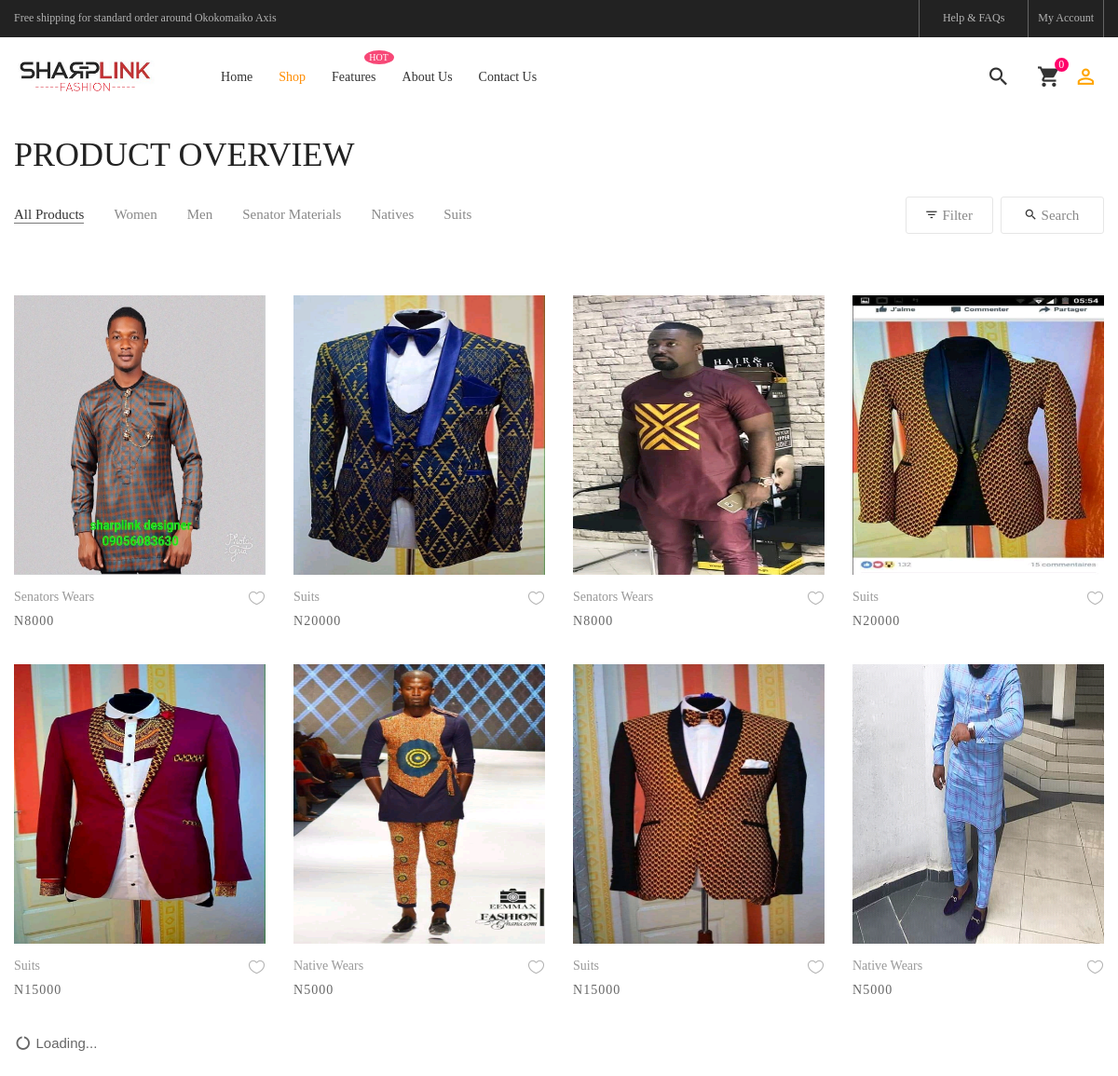
The app's page /product2.php with its own data.
### tables this page shows
CREATE TABLE `products` (
  `pd_id` int(11) NOT NULL,
  `pd_name` varchar(25) NOT NULL,
  `description` varchar(255) NOT NULL,
  `pd_category` varchar(11) NOT NULL,
  `pd_type` varchar(25) NOT NULL,
  `price` int(11) NOT NULL,
  `picture` varchar(255) NOT NULL,
  `picture2` varchar(255) NOT NULL,
  `picture3` varchar(255) NOT NULL,
  `keywords` varchar(255) NOT NULL
);

### product2.php (the view, shortened to what this page needs)
<?php session_start();
include("includes/dbconfig.php");
?>
<!DOCTYPE html>
<html lang="en">
<head>
    <link rel="stylesheet" type="text/css" href="vendor/bootstrap/css/bootstrap.min.css">
    <link rel="stylesheet" type="text/css" href="fonts/font-awesome-4.7.0/css/font-awesome.min.css">
    <link rel="stylesheet" type="text/css" href="fonts/iconic/css/material-design-iconic-font.min.css">
    <link rel="stylesheet" type="text/css" href="fonts/linearicons-v1.0.0/icon-font.min.css">
    <link rel="stylesheet" type="text/css" href="vendor/animate/animate.css">
    <link rel="stylesheet" type="text/css" href="vendor/css-hamburgers/hamburgers.min.css">
    <link rel="stylesheet" type="text/css" href="vendor/animsition/css/animsition.min.css">
    <link rel="stylesheet" type="text/css" href="vendor/select2/select2.min.css">
    <link rel="stylesheet" type="text/css" href="vendor/daterangepicker/daterangepicker.css">
    <link rel="stylesheet" type="text/css" href="vendor/slick/slick.css">
    <link rel="stylesheet" type="text/css" href="vendor/MagnificPopup/magnific-popup.css">
    <link rel="stylesheet" type="text/css" href="vendor/perfect-scrollbar/perfect-scrollbar.css">
    <link rel="stylesheet" type="text/css" href="css/util.css">
    <link rel="stylesheet" type="text/css" href="css/main.css">
</head>
<body class="animsition">
    <header class="header-v4">
        <div class="container-menu-desktop">
            <div class="top-bar">
                <div class="content-topbar flex-sb-m h-full container">
                    <div class="left-top-bar">
                        Free shipping for standard order around Okokomaiko Axis
                    </div>
                    <div class="right-top-bar flex-w h-full">
                        <a href="#" class="flex-c-m trans-04 p-lr-25">
                            Help & FAQs
                        </a>
                        <?php if (isset($_SESSION['username'])) {
                            $customer = $_SESSION['username'];
                            echo "<a href='account.php' class='flex-c-m p-lr-10 trans-04'>
                            $customer
                        </a>";
                        } else {
                            echo "<a href='login.php' class='flex-c-m p-lr-10 trans-04'>
                            My Account
                        </a>";
                        } ?>
                    </div>
                </div>
            </div>
            <div class="wrap-menu-desktop">
                <nav class="limiter-menu-desktop container">
                    <a href="#" class="logo">
                        <img src="images/icons/logo-01.png" alt="IMG-LOGO">
                    </a>
                    <div class="menu-desktop">
                        <ul class="main-menu">
                            <li>
                                <a href="index.php">Home</a>
                            </li>
                            <li class="active-menu">
                                <a href="product.php">Shop</a>
                            </li>
                            <li class="label1" data-label1="hot">
                                <a href="shoping-cart.php">Features</a>
                            </li>
                            <li>
                                <a href="about.php">About Us</a>
                            </li>
                            <li>
                                <a href="contact.php">Contact Us</a>
                            </li </ul> </div>
                            <div class="wrap-icon-header flex-w flex-r-m">
                                <div class="icon-header-item cl2 hov-cl1 trans-04 p-l-22 p-r-11 js-show-modal-search">
                                    <i class="zmdi zmdi-search"></i>
                                </div>
                                <div class="icon-header-item cl2 hov-cl1 trans-04 p-l-22 p-r-11 icon-header-noti js-show-cart" data-notify="<?php
                                                                                                                                            if (isset($_SESSION['cart_item'])) {
                                                                                                                                                echo count($_SESSION['cart_item']);
                                                                                                                                            } else {
                                                                                                                                                echo "0";
                                                                                                                                            } ?>">
                                    <i class="zmdi zmdi-shopping-cart"></i>
                                </div>
                                <ul>
                                    <li>
                                        <?php
                                        if (isset($_SESSION['username'])) {
                                            $id = $_SESSION['cus_id'];
                                        ?>
                                            <div class="dropdown">
                                                <a href="#" class="dis-block icon-header-item cl2 hov-cl1 trans-04 p-r-11 p-l-10" role="button" id="dropdownMenuLink" data-toggle="dropdown" aria-haspopup="true" aria-expanded="false">
                                                    <i class="zmdi zmdi-account-o" style="color: green;"></i>
                                                </a>
                                                <div class="dropdown-menu" aria-labelledby="dropdownMenuLink">
                                                    <a class="dropdown-item" href="account.php">My Account</a>
                                                    <a class="dropdown-item" href="account.php">My Orders</a>
                                                    <a class="dropdown-item" href="change-password.php?id=<?php echo $id; ?>">Change Password</a>
                                                    <a class="dropdown-item" href="logout.php">Log Out</a>
                                                </div>
                                            </div>
                                        <?php
                                        } else {
                                        ?>
                                            <div class="dropdown">
                                                <a href="#" class="dis-block icon-header-item cl2 hov-cl1 trans-04 p-r-11 p-l-10" role="button" id="dropdownMenuLink" data-toggle="dropdown" aria-haspopup="true" aria-expanded="false">
                                                    <i class="zmdi zmdi-account-o" style="color: orange;"></i>
                                                </a>
                                            </div>
                                        <?php
                                        }
                                        ?>
                                    </li>
                                </ul>
                            </div>
                </nav>
            </div>
        </div>
    </header>
    <section class="bg0 p-t-23 p-b-140">
        <div class="container">
            <div class="p-b-10">
                <h3 class="ltext-103 cl5">
                    Product Overview
                </h3>
            </div>
            <div class="flex-w flex-sb-m p-b-52">
                <div class="flex-w flex-l-m filter-tope-group m-tb-10">
                    <button class="stext-106 cl6 hov1 bor3 trans-04 m-r-32 m-tb-5 how-active1" data-filter="*">
                        All Products
                    </button>
                    <button class="stext-106 cl6 hov1 bor3 trans-04 m-r-32 m-tb-5" data-filter=".women">
                        Women
                    </button>
                    <button class="stext-106 cl6 hov1 bor3 trans-04 m-r-32 m-tb-5" data-filter=".men">
                        Men
                    </button>
                    <button class="stext-106 cl6 hov1 bor3 trans-04 m-r-32 m-tb-5" data-filter=".Senator">
                        Senator Materials
                    </button>
                    <button class="stext-106 cl6 hov1 bor3 trans-04 m-r-32 m-tb-5" data-filter=".Native">
                        Natives
                    </button>
                    <button class="stext-106 cl6 hov1 bor3 trans-04 m-r-32 m-tb-5" data-filter=".Suit">
                        Suits
                    </button>
                </div>
                <div class="flex-w flex-c-m m-tb-10">
                    <div class="flex-c-m stext-106 cl6 size-104 bor4 pointer hov-btn3 trans-04 m-r-8 m-tb-4 js-show-filter">
                        <i class="icon-filter cl2 m-r-6 fs-15 trans-04 zmdi zmdi-filter-list"></i>
                        Filter
                    </div>
                    <div class="flex-c-m stext-106 cl6 size-105 bor4 pointer hov-btn3 trans-04 m-tb-4 js-show-search">
                        <i class="icon-search cl2 m-r-6 fs-15 trans-04 zmdi zmdi-search"></i>
                        Search
                    </div>
                </div>
            </div>
            <div id="displaySearchProducts" class="row isotope-grid">
                <?php
                $sql = mysqli_query($conn, "SELECT * FROM products ORDER BY pd_id DESC");
                $totalRecord = mysqli_num_rows($sql);
                $sql = mysqli_query($conn, "SELECT * FROM products ORDER BY pd_id DESC LIMIT 0,8");
                if (mysqli_num_rows($sql) > 0) {
                    while ($row = mysqli_fetch_assoc($sql)) {
                ?>
                        <div class="col-sm-6 col-md-4 col-lg-3 p-b-35 isotope-item <?php echo $row['pd_category'] . ' ' . $row['pd_type']; ?>">
                            <div class="block2">
                                <div class="block2-pic hov-img0">
                                    <img src="images/<?php echo $row['picture']; ?>" alt="IMG-PRODUCT" height="300">
                                </div>
                                <div class="block2-txt flex-w flex-t p-t-14">
                                    <div class="block2-txt-child1 flex-col-l ">
                                        <a href="product-detail.php?pid=<?php echo $row['pd_id']; ?>" class="stext-104 cl4 hov-cl1 trans-04 js-name-b2 p-b-6">
                                            <?php echo $row['pd_name']; ?>
                                        </a>
                                        <span class="stext-105 cl3">
                                            N<?php echo $row['price']; ?>
                                        </span>
                                    </div>
                                    <div class="block2-txt-child2 flex-r p-t-3">
                                        <a href="#" class="btn-addwish-b2 dis-block pos-relative js-addwish-b2">
                                            <img class="icon-heart1 dis-block trans-04" src="images/icons/icon-heart-01.png" alt="ICON">
                                        </a>
                                    </div>
                                </div>
                            </div>
                        </div>
                    <?php
                    }
                    ?>
                <?php
                } else {
                    echo "<h4 style='text-align:center;'>No product available in the store, please check back later.</h4>";
                }
                ?>
            </div>
            <div class="show-more load-post" title="More posts">
                <i class="fa fa-circle-o-notch fa-spin fa-fw"></i> Loading...
            </div>
        </div>
    </section>
            $totalRecord = <?php print_r($totalRecord); ?>;
</body>
</html>

### css/main.css (style rules this page uses)
.container { max-width: 1380px; }
@media (max-width: 1600px) { .container { max-width: 1200px; } }
.container-menu-desktop { height: auto; width: 100%; position: relative; -webkit-transition: all 0.3s; -o-transition: all 0.3s; -moz-transition: all 0.3s; transition: all 0.3s; }
.header-v4 .container-menu-desktop { height: 124px; }
.top-bar { height: 40px; background-color: #222; }
.left-top-bar { font-family: Poppins-Regular; font-size: 12px; line-height: 1.8; color: #b2b2b2; }
.right-top-bar a { font-family: Poppins-Regular; font-size: 12px; line-height: 1.8; height: 100%; color: #b2b2b2; border-right: 1px solid rgba(255, 255, 255, 0.3); }
.right-top-bar a:first-child { border-left: 1px solid rgba(255, 255, 255, 0.3); }
.wrap-menu-desktop { position: fixed; z-index: 1100; background-color: transparent; width: 100%; height: 84px; top: 40px; left: 0px; -webkit-transition: height 0.3s, background-color 0.3s; -o-transition: height 0.3s, background-color 0.3s; -moz-transition: height 0.3s, background-color 0.3s; transition: height 0.3s, background-color 0.3s; }
.header-v4 .wrap-menu-desktop { background-color: #fff; }
.limiter-menu-desktop { height: 100%; display: -webkit-box; display: -webkit-flex; display: -moz-box; display: -ms-flexbox; display: flex; align-items: center; background-color: transparent; }
.logo { display: -webkit-box; display: -webkit-flex; display: -moz-box; display: -ms-flexbox; display: flex; align-items: center; height: 65%; margin-right: 55px; }
.logo img { max-width: 100%; max-height: 100%; }
.menu-desktop { display: -webkit-box; display: -webkit-flex; display: -moz-box; display: -ms-flexbox; display: flex; align-items: center; height: 100%; }
.main-menu { list-style-type: none; margin: 0; display: -webkit-box; display: -webkit-flex; display: -moz-box; display: -ms-flexbox; display: flex; align-items: center; }
.main-menu > li { display: block; position: relative; padding: 20px 10px 20px 0px; margin: 0px 4px 0px 14px; }
.main-menu > li > a { font-family: Poppins-Medium; font-size: 14px; color: #333; padding: 5px 0px; transition: all 0.4s; -webkit-transition: all 0.4s; -o-transition: all 0.4s; -moz-transition: all 0.4s; }
.wrap-icon-header { flex-grow: 1; }
.icon-header-item { position: relative; font-size: 26px; line-height: 1; cursor: pointer; }
.icon-header-noti::after { content: attr(data-notify); font-family: Poppins-Regular; font-size: 12px; color: #fff; line-height: 15px; text-align: center; display: block; position: absolute; top: -7px; right: 0; border-radius: 50%; min-width: 15px; height: 15px; padding: 0 3px; background-color: rgb(255, 0, 106); }
.main-menu > li.active-menu > a { color: darkorange; }
.block2-pic { position: relative; }
.block2-txt-child1 { width: calc(100% - 30px); }
.block2-txt-child2 { width: 30px; }
.cl2 { color: #333; }
.cl3 { color: #666; }
.cl4 { color: #999; }
.cl5 { color: #222; }
.cl6 { color: #888; }
.stext-104 { font-family: Poppins-Regular; font-size: 14px; line-height: 1.466667; }
.stext-105 { font-family: Poppins-Regular; font-size: 14px; line-height: 1.466667; letter-spacing: 1px; }
.stext-106 { font-family: Poppins-Regular; font-size: 15px; line-height: 1.2; }
.ltext-103 { font-family: Poppins-Bold; font-size: 36px; line-height: 1.1; text-transform: uppercase; }
.size-104 { min-width: 94px; height: 40px; }
.size-105 { min-width: 111px; height: 40px; }
.bg0 { background-color: #fff; }
.bor3 { border-bottom: 1px solid transparent; }
.bor4 { border: 1px solid #e6e6e6; border-radius: 3px; }
.label1 { position: relative; }
.label1::after { content: attr(data-label1); font-family: Poppins-Regular; font-size: 10px; line-height: 15px; color: #fff; text-transform: uppercase; text-align: center; display: block; position: absolute; top: 3px; right: -9px; height: 15px; min-width: 32px; border-radius: 50%; padding: 0 4px; background-color: #f74877; }
.how-active1 { color: #333; border-color: #797979; }
.hov-img0 { display: block; overflow: hidden; }
.hov-img0 img { width: 100%; -webkit-transition: transform 0.9s ease; -o-transition: transform 0.9s ease; -moz-transition: transform 0.9s ease; transition: transform 0.9s ease; }

### records on screen
products: picture (picture), pd_name "Senators Wears", price "8000"
products: picture (picture), pd_name "Suits", price "20000"
products: picture (picture), pd_name "Senators Wears", price "8000"
products: picture (picture), pd_name "Suits", price "20000"
products: picture (picture), pd_name "Suits", price "15000"
products: picture (picture), pd_name "Native Wears", price "5000"
products: picture (picture), pd_name "Suits", price "15000"
products: picture (picture), pd_name "Native Wears", price "5000"
